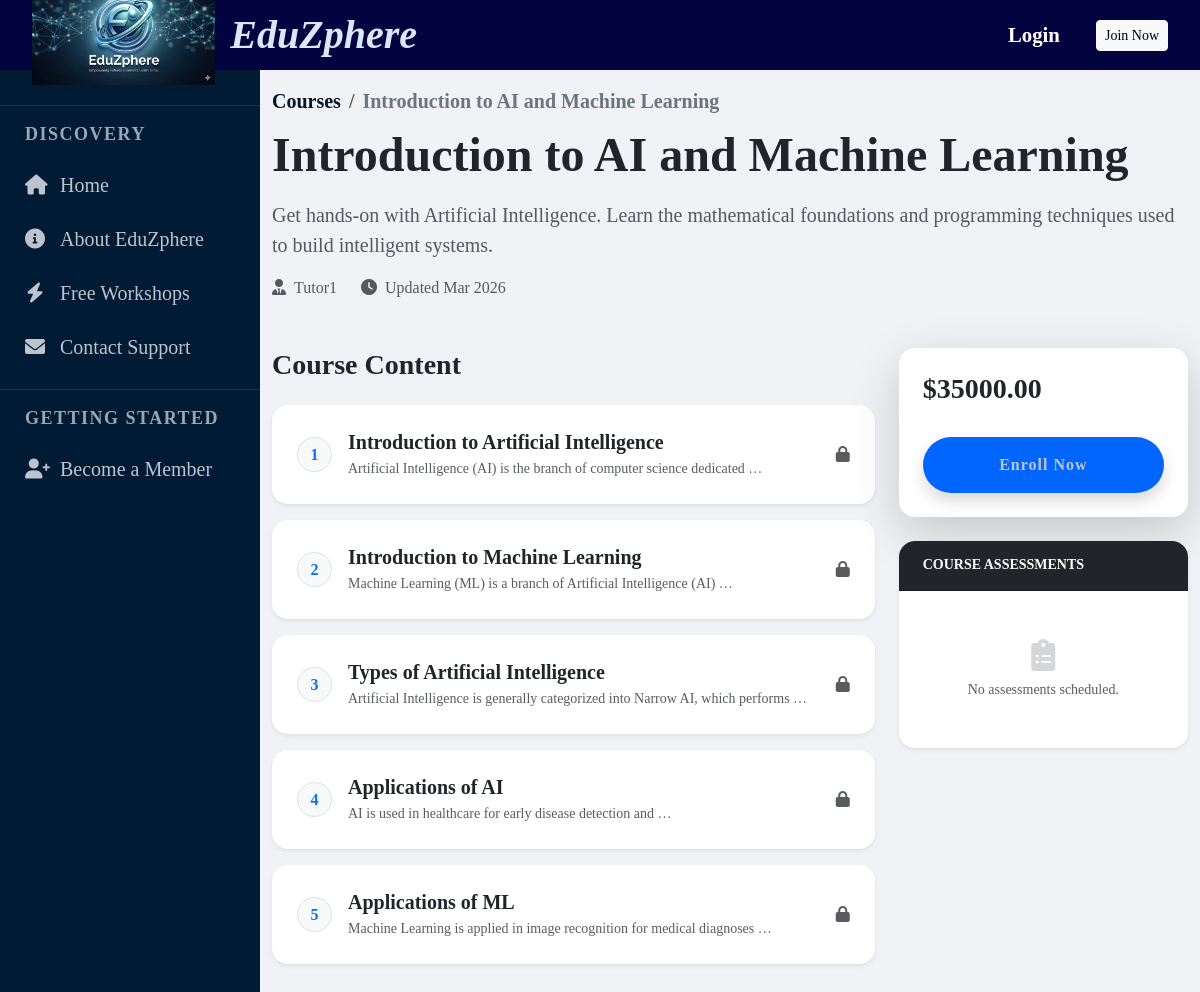
Page /courses/course/2/ on the committed database.
### courses/models.py (models this page shows, shortened)
class Course(models.Model):
    title = models.CharField(max_length=200)
    description = models.TextField(null=True, blank=True)
    instructor = models.ForeignKey(User, on_delete=models.CASCADE, limit_choices_to={'profile__role': 'instructor'})
    price = models.DecimalField(max_digits=10, decimal_places=2, default=0.00)
    thumbnail = models.ImageField(upload_to='course_pics/', blank=True)
    created_at = models.DateTimeField(auto_now_add=True)

class Lesson(models.Model):
    course = models.ForeignKey(Course, on_delete=models.CASCADE, related_name='lessons')
    title = models.CharField(max_length=200,null=True,blank=True)
    video = models.FileField(upload_to='videos/', blank=True)
    duration = models.IntegerField(help_text="Duration in minutes", default=0)
    content = models.TextField(blank=True)

### courses/views.py (the view, shortened to what this page needs)
# urls.py: path('course/<int:id>/',course_detail, name='course_detail'),
def course_detail(request, id):
    course = get_object_or_404(Course, id=id)
    lessons = course.lessons.all()
    exams = Exam.objects.filter(course=course)
    attempted_exam_ids = []
    if request.user.is_authenticated:
        attempted_exam_ids = ExamResult.objects.filter(student=request.user.profile, exam__course=course).values_list('exam_id', flat=True)
    is_enrolled = False
    is_instructor = False
    context = {
        'course': course,
        'lessons': lessons,
        'is_enrolled': is_enrolled,
        'is_instructor': is_instructor,
        'exams': exams,
        'attempted_exam_ids': attempted_exam_ids,
    }
    return render(request, 'course_detail.html', context)

### templates/course_detail.html (shortened to what this page needs)
{% extends 'base.html' %}
{% load static %}
{% block content %}
<div class="container py-5">
    <div class="row mb-5">
        <div class="col-lg-12">
            <nav aria-label="breadcrumb">
                <ol class="breadcrumb">
                    <li class="breadcrumb-item"><a href="{% url 'home' %}" class="text-decoration-none">Courses</a></li>
                    <li class="breadcrumb-item active">{{ course.title }}</li>
                </ol>
            </nav>
            <h1 class="display-5 fw-bold text-dark mb-3">{{ course.title }}</h1>
            <p class="lead text-muted">{{ course.description }}</p>
            <div class="d-flex align-items-center gap-4">
                <span class="text-muted"><i class="fas fa-user-tie me-2"></i>{{ course.instructor.username }}</span>
                <span class="text-muted"><i class="fas fa-clock me-2"></i>Updated {{ course.created_at|date:"M Y" }}</span>
            </div>
        </div>
    </div>
    <div class="row">
        <div class="col-lg-8">
            <h3 class="fw-bold text-dark mb-4">Course Content</h3>
            <div class="row g-3">
                {% for lesson in course.lessons.all %}
                <div class="col-12">
                    <div class="card border-0 shadow-sm rounded-4 lesson-card">
                        <div class="card-body p-4 d-flex justify-content-between align-items-center">
                            <div class="d-flex align-items-center">
                                <div class="lesson-number me-3">{{ forloop.counter }}</div>
                                <div>
                                    <h5 class="fw-bold mb-1">{{ lesson.title }}</h5>
                                    <p class="text-muted small mb-0">{{ lesson.content|truncatewords:10 }}</p>
                                </div>
                            </div>
                            <div>
                                {% if is_enrolled or is_instructor %}
                                    <a href="{% url 'lesson_detail' course.id lesson.id %}" class="btn btn-primary rounded-pill px-4">
                                        <i class="fas fa-play me-2"></i>Start
                                    </a>
                                {% else %}
                                    <i class="fas fa-lock text-muted"></i>
                                {% endif %}
                            </div>
                        </div>
                    </div>
                </div>
                {% empty %}
                <p class="text-muted ps-3">No lessons added to this course yet.</p>
                {% endfor %}
            </div>
        </div>
        <div class="col-lg-4">
            <div class="sticky-top" style="top: 20px; z-index: 10;">
                <div class="card border-0 shadow-lg rounded-4 mb-4">
                    <div class="card-body p-4">
                        {% if is_instructor %}
                            <div class="alert alert-info border-0 rounded-pill text-center py-2 mb-3">
                                <small class="fw-bold"><i class="fas fa-user-shield me-2"></i>Instructor Mode</small>
                            </div>
                            <div class="d-grid gap-2">
                                <a href="{% url 'edit_course' course.id %}" class="btn btn-dark rounded-pill">Edit Course</a>
                                <a href="{% url 'mark_attendance' course.id %}" class="btn btn-outline-dark rounded-pill">Attendance</a>
                            </div>
                        {% else %}
                            <h3 class="fw-bold mb-3">${{ course.price }}</h3>
                            <a href="{% url 'checkout' course.id %}" class="btn btn-primary w-100 rounded-pill py-3 fw-bold shadow">Enroll Now</a>
                        {% endif %}
                    </div>
                </div>
                <div class="card border-0 shadow-sm rounded-4 overflow-hidden">
                    <div class="card-header bg-dark text-white py-3 px-4 d-flex justify-content-between align-items-center">
                        <h5 class="mb-0 fw-bold small text-uppercase">Course Assessments</h5>
                    </div>
                    <div class="card-body p-4">
                        {% for exam_item in exams %}
                        <div class="exam-item p-3 rounded-4 bg-light mb-3 border-start border-primary border-4">
                            <h6 class="fw-bold mb-1">{{ exam_item.title }}</h6>
                            <p class="text-muted x-small mb-3">
                                <i class="fas fa-award text-warning me-1"></i>{{ exam_item.total_marks }} Marks |
                                <i class="fas fa-calendar me-1"></i>{{ exam_item.exam_date|date:"d M" }}
                            </p>
                            {% if is_instructor %}
                                <div class="d-flex flex-column gap-2">
                                    <a href="{% url 'view_exam_details' exam_item.id %}" class="btn btn-sm btn-dark rounded-pill">
                                        <i class="fas fa-poll me-2"></i>Results & View
                                    </a>
                                    <div class="d-flex gap-2">
                                        <a href="{% url 'edit_exam' exam_item.id %}" class="btn btn-sm btn-outline-secondary w-50 rounded-pill">
                                            <i class="fas fa-edit"></i> Edit
                                        </a>
                                        <a href="{% url 'delete_exam' exam_item.id %}" class="btn btn-sm btn-outline-danger w-50 rounded-pill">
                                            <i class="fas fa-trash"></i>
                                        </a>
                                    </div>
                                </div>
                            {% elif is_enrolled %}
                                <a href="{% url 'take_exam' exam_item.id %}" class="btn btn-sm btn-primary w-100 rounded-pill">Take Exam</a>
                            {% else %}
                                <button class="btn btn-sm btn-light w-100 rounded-pill disabled"><i class="fas fa-lock me-2"></i>Locked</button>
                            {% endif %}
                        </div>
                        {% empty %}
                        <div class="text-center py-4">
                            <i class="fas fa-clipboard-list fa-2x text-muted opacity-25 mb-2"></i>
                            <p class="small text-muted mb-0">No assessments scheduled.</p>
                        </div>
                        {% endfor %}
                    </div>
                </div>
            </div>
        </div>
    </div>
</div>
{% endblock %}

### static/css/style.css (style rules this page uses)
:root { --main-bg:var(--text-light); --glass-bg: rgba(255, 255, 255, 0.9); --sidebar-bg: #011627; --accent-blue: #0066ff; --text-dark: #1a202c; --text-muted: #718096; }
html,body { background-size: cover; background-attachment: fixed; font-family:'Times New Roman', Times, serif; height: 100%; margin: 0; overflow: hidden; }
:root { --main-bg-color: #f0f2f5; --sidebar-bg-color: #021b35; --sidebar-hover: rgba(255, 255, 255, 0.1); --accent-blue: #0066ff; --text-light: #bdc4ce; --white: #ffffff; }
* { box-sizing: border-box; margin: 0; padding: 0; }
.main-content h1, .main-content h2, .main-content h4 { margin-top: 0; margin-bottom: 1.5rem; }
.btn-primary { display: inline-block; padding: 1rem 2rem; background-color: var(--accent-blue); color: var(--text-light); text-decoration: none; border-radius: 8px; margin-top: 1rem; }
.btn-primary { background-color: #0066ff !important; border: none !important; letter-spacing: 1px; transition: all 0.3s ease; }
.btn-primary { background-color: var(--accent-blue); border: none; font-weight: 600; transition: all 0.3s ease; }
.breadcrumb { margin-bottom: 10px; background: transparent; }
.breadcrumb-item, .breadcrumb-item a { font-size: 1.25rem; font-weight: 600; color: #011627; }
.breadcrumb-item.active { color: #6c757d; }
.container.py-5 { padding-top: 1rem !important; }

### templates/course_detail.html (style rules this page uses)
.lesson-card { transition: all 0.3s ease; border: 1px solid transparent !important; }
.lesson-number { width: 35px; height: 35px; background: #f8f9fa; border: 1px solid #dee2e6; border-radius: 50%; display: flex; align-items: center; justify-content: center; font-weight: bold; color: #0d6efd; }

### rows in the picture
Course: title "Introduction to AI and Machine Learning", description "Get hands-on with Artificial Intelligence. Learn the mathematical foundations and programming techniques used to build intelligent systems.", instructor.username "Tutor1", created_at "Mar 2026", price "35000.00"
Lesson: title "Introduction to Artificial Intelligence", content "Artificial Intelligence (AI) is the branch of computer science dedicated …"
Lesson: title "Introduction to Machine Learning", content "Machine Learning (ML) is a branch of Artificial Intelligence (AI) …"
Lesson: title "Types of Artificial Intelligence", content "Artificial Intelligence is generally categorized into Narrow AI, which performs …"
Lesson: title "Applications of AI", content "AI is used in healthcare for early disease detection and …"
Lesson: title "Applications of ML", content "Machine Learning is applied in image recognition for medical diagnoses …"
